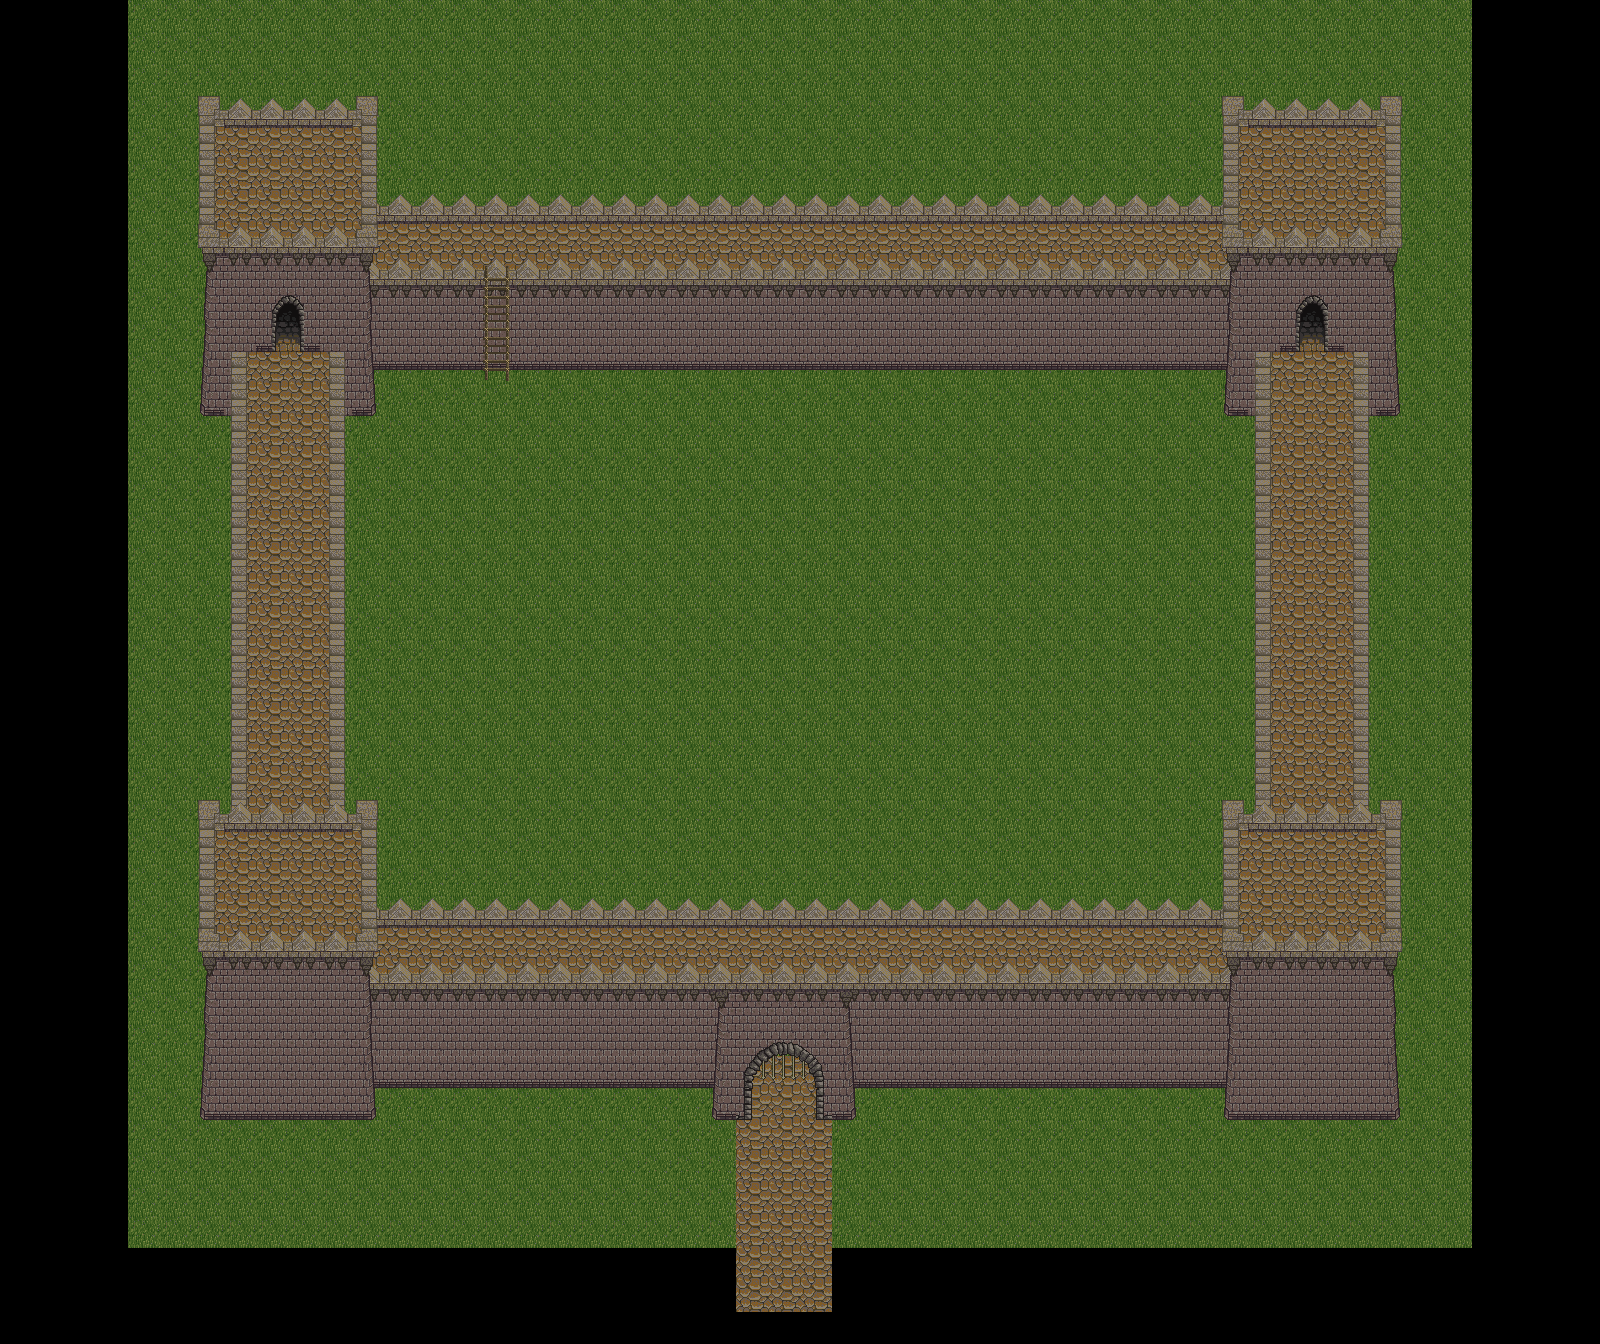

This game map was drawn from its Tiled (.tmx) file and the tilesets committed beside it. A one-line description and the trimmed map source follow:
An orthogonal 50x42 tile map with 32x32 px tiles, 3 tile layers (floor, wall, tower).

<map version="1.5" tiledversion="1.7.2" orientation="orthogonal" renderorder="right-down" width="50" height="42" tilewidth="32" tileheight="32" infinite="0" nextlayerid="4" nextobjectid="1">
 <tileset firstgid="1" source="Tiled/castle.tsx" />
 <layer id="1" name="floor" width="50" height="42">
  <data>[2100 cells, 1644 non-empty, 3 distinct tile ids]</data>
 </layer>
 <layer id="2" name="wall" width="50" height="42">
  <data>[2100 cells, 464 non-empty, 14 distinct tile ids]</data>
 </layer>
 <layer id="3" name="tower" width="50" height="42">
  <data>[2100 cells, 274 non-empty, 40 distinct tile ids]</data>
 </layer>
</map>
